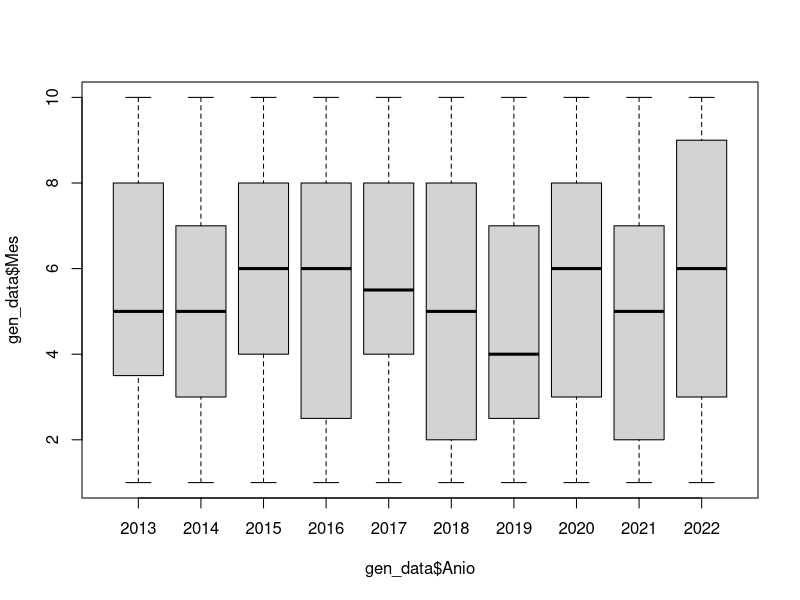
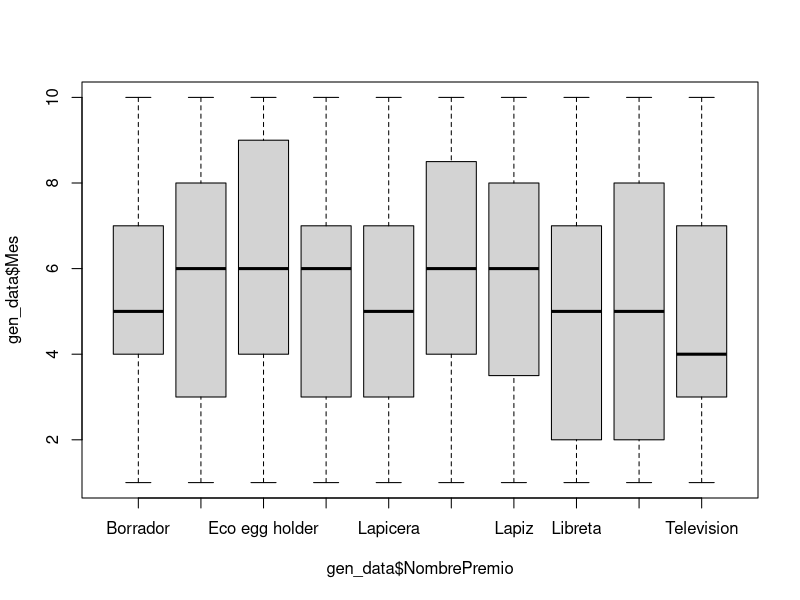
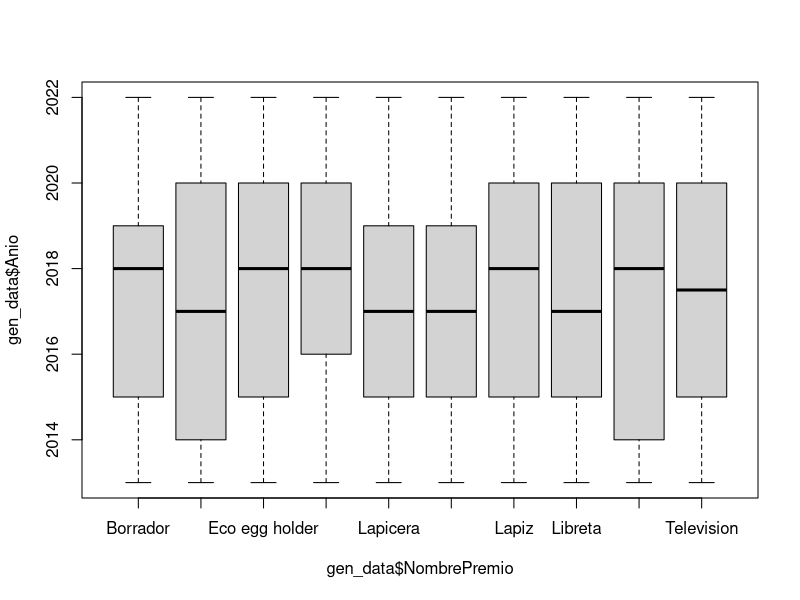

Write R code to recreate these figures, in order.
NomPremio = c("Lapiz", "Borrador", "Lapicera", "Jarra", "Telefono", "Lapicero", "Libreta", "Colores", "Eco egg holder", "Television")

NombrePremio <- factor(NomPremio)


pre_data <- data.frame(
  key = 1:10,
  NombrePremio,
  Valor = c(10, 20, 50, 120, 125, 175, 210, 350, 12, 129),
  Mes = c(1, 2, 3, 4, 5, 6, 7, 8, 9, 10),
  Anio = c(2013, 2014, 2015, 2016, 2017, 2018, 2019, 2020, 2021, 2022)
)

gen_data <- function(no_of_recs) {
  
  key = sample(pre_data$key, no_of_recs, replace = T)
  
  NombrePremio = pre_data[key,]$NombrePremio
  Valor = pre_data[key,]$Valor
  Mes = sample(pre_data$Mes, no_of_recs, replace = T)
  Anio = sample(pre_data$Anio, no_of_recs, replace = T)
  
  dataValors <- data.frame(
    NombrePremio = NombrePremio,
    Valor = Valor,
    Mes = Mes,
    Anio = Anio
  )
  
  return(dataValors)
}

gen_data <- gen_data(500)

head(gen_data, n = 5)

tail(gen_data, n = 5)

str(gen_data)

library(psych)

describe(gen_data)

summary(gen_data)

boxplot(gen_data$Mes~gen_data$Anio, data = gen_data)

boxplot(gen_data$Mes~gen_data$NombrePremio, data = gen_data)

boxplot(gen_data$Anio~gen_data$NombrePremio, data = gen_data)